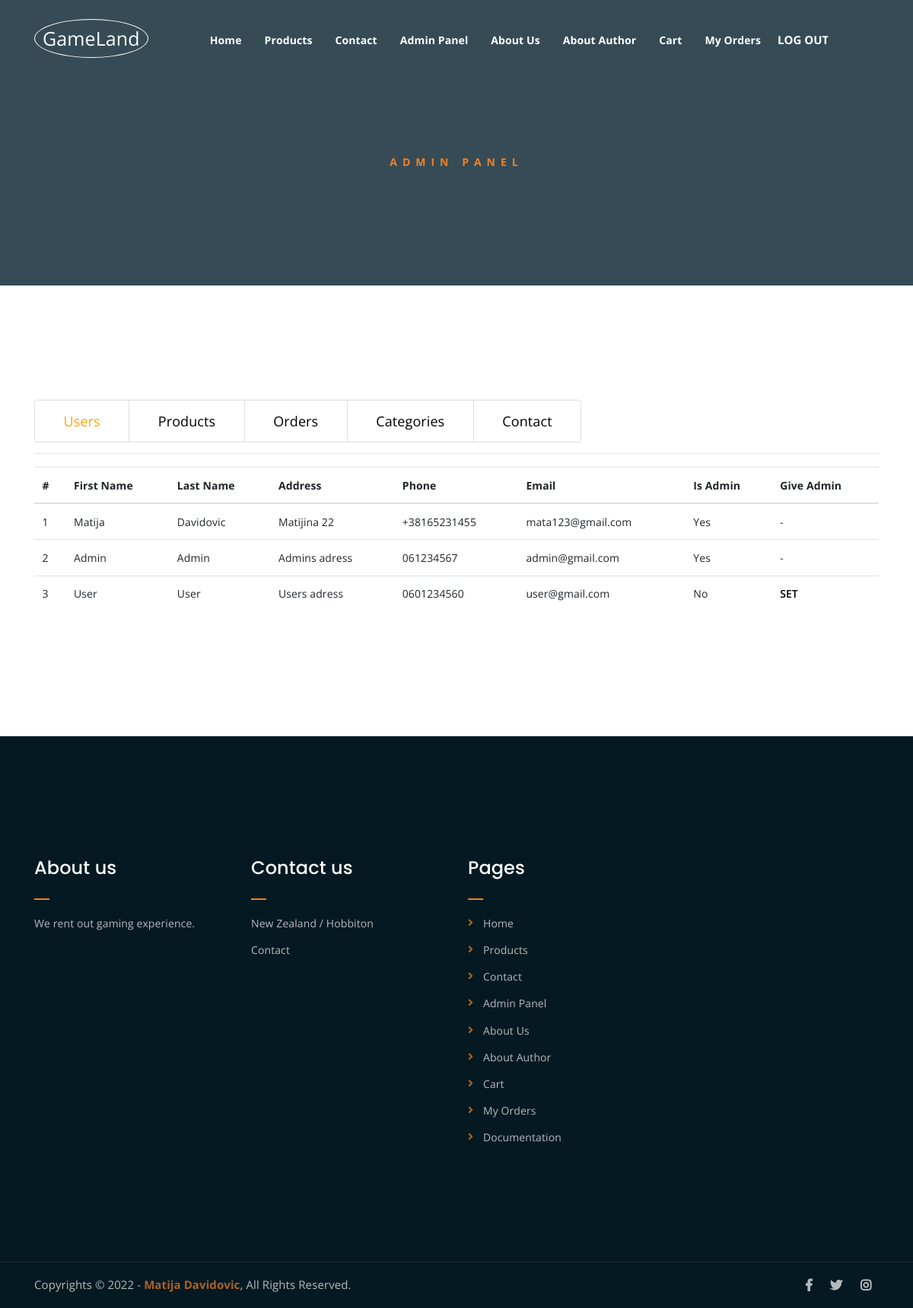
Screenshot of /adminpanel.php?id=1 (signed in) with the database file from the repository.
### tables this page shows
CREATE TABLE `menu` (
  `menu_id` int NOT NULL,
  `name` varchar(255) NOT NULL,
  `href` varchar(255) NOT NULL
);

CREATE TABLE `users` (
  `user_id` int NOT NULL,
  `first_name` varchar(255) NOT NULL,
  `last_name` varchar(255) NOT NULL,
  `email` varchar(255) NOT NULL,
  `password` varchar(255) NOT NULL,
  `address` varchar(255) NOT NULL,
  `phone` varchar(255) NOT NULL,
  `is_admin` tinyint(1) NOT NULL
);

### adminpanel/users.php (the view, shortened to what this page needs)
<table class="table">
    <thead>
        <tr>
            <th>#</th>
            <th>First Name</th>
            <th>Last Name</th>
            <th>Address</th>
            <th>Phone</th>
            <th>Email</th>
            <th>Is Admin</th>
            <th>Give Admin</th>
        </tr>
    </thead>
    <tbody>
        <?php
        global $connection;
        $counter = 1;
        $users = $connection->query("SELECT * FROM users")->fetchAll();
        foreach ($users as $user) {
        ?>
            <tr>
                <td><?php echo $counter ?></td>
                <td><?php echo $user->first_name ?></td>
                <td><?php echo $user->last_name ?></td>
                <td><?php echo $user->address ?></td>
                <td><?php echo $user->phone ?></td>
                <td><?php echo $user->email ?></td>
                <td><?php echo $user->is_admin == 1 ? "Yes" : "No" ?></td>
                <?php
                if ($user->is_admin == 1) {
                    echo "<td>-</td>";
                } else {
                ?>
                    <td><a href="backend/adminpanel/giveAdmin.php?id=<?php echo $user->user_id?>" class="buttonEdit">SET</a></td>
                <?php
                }
                ?>
            </tr>
            <?php
            $counter++;
        }
        ?>
    </tbody>
</table>

### inc/header.php (shortened to what this page needs)
<div class="top-header-area" id="sticker">
		<div class="container">
			<div class="row">
				<div class="col-lg-12 col-sm-12 text-center">
					<div class="main-menu-wrap">
						<div class="site-logo">
							<a href="index.php">
								<span class="logoIcon">GameLand</span>
							</a>
						</div>
						<nav class="main-menu">
							<ul>
								<?php
									global $connection;
									$menu = $connection->query("SELECT * FROM menu")->fetchAll();
									foreach ($menu as $m) {
										if(isset($_SESSION["user"]) AND $_SESSION["user"]->is_admin == 1 AND !in_array($m->href,["login.php","register.php"])){
											echo "<li><a href='$m->href'>$m->name</a></li>";
										}
									}
									if(isset($_SESSION["user"])){
										echo "<li class='ml-2'><form  action='backend/logout.php' method='POST'><input class='buttonFix' type='submit' value='Log out'></form></li>";
									}
								?>
							</ul>
						</nav>
					</div>
				</div>
			</div>
		</div>
	</div>

### inc/footer.php (shortened to what this page needs)
<div class="footer-area">
	<div class="container">
		<div class="row">
			<div class="col-lg-3 col-md-6">
				<div class="footer-box about-widget">
					<h2 class="widget-title">About us</h2>
					<p>We rent out gaming experience.</p>
				</div>
			</div>
			<div class="col-lg-3 col-md-6">
				<div class="footer-box get-in-touch">
					<h2 class="widget-title">Contact us</h2>
					<ul>
						<li>New Zealand / Hobbiton</li>
						<li><a href="contact.php">Contact</a></li>
					</ul>
				</div>
			</div>
			<div class="col-lg-3 col-md-6">
				<div class="footer-box pages">
					<h2 class="widget-title">Pages</h2>
					<ul>
						<?php
						global $connection;
						$menu = $connection->query("SELECT * FROM menu")->fetchAll();
						foreach ($menu as $m) {
							if (isset($_SESSION["user"]) and $_SESSION["user"]->is_admin == 1 and !in_array($m->href, ["login.php", "register.php"])) {
								echo "<li><a href='$m->href'>$m->name</a></li>";
							}
						}
						?>
						<li><a href="Documentation.pdf">Documentation</a></li>
					</ul>
				</div>
			</div>
			<div class="col-lg-3 col-md-6">
			</div>
		</div>
	</div>
</div>
<div class="copyright">
	<div class="container">
		<div class="row">
			<div class="col-lg-6 col-md-12">
				<p>Copyrights &copy; 2022 - <a href="https://www.instagram.com/">Matija Davidovic</a>, All Rights Reserved.</p>
			</div>
			<div class="col-lg-6 text-right col-md-12">
				<div class="social-icons">
					<ul>
						<li><a href="https://www.facebook.com" target="_blank"><i class="fab fa-facebook-f"></i></a></li>
						<li><a href="https://www.twitter.com" target="_blank"><i class="fab fa-twitter"></i></a></li>
						<li><a href="https://www.instagram.com" target="_blank"><i class="fab fa-instagram"></i></a></li>
					</ul>
				</div>
			</div>
		</div>
	</div>
</div>

### assets/css/main.css (style rules this page uses)
html { font-size: 14px; font-weight: 400; line-height: 28px; height: 100%; }
body { font-family: "Open Sans", sans-serif; font-weight: 400; font-size: 1rem; letter-spacing: 0.1px; line-height: 1.8; color: #051922; overflow-x: hidden; }
a { cursor: pointer; text-decoration: none; -webkit-transition: all 0.2s ease-in-out; -o-transition: all 0.2s ease-in-out; transition: all 0.2s ease-in-out; }
h1, .h1, h2, .h2, h3, .h3, h4, .h4, h5, .h5, h6, .h6 { font-family: "Poppins", sans-serif; font-weight: 700; margin: 0 0 1.25rem 0; color: #051922; }
h2, .h2 { font-size: 3rem; font-weight: 700; line-height: 3.25rem; }
p { font-family: "Open Sans", sans-serif; font-weight: 400; font-size: 1rem; letter-spacing: 0.1px; line-height: 1.8; color: #051922; margin: 0 0 1.25rem 0; }
p:last-child { margin: 0; }
.top-header-area { position: absolute; z-index: 999; width: 100%; padding: 25px 0; }
nav.main-menu ul { margin: 0; padding: 0; list-style: none; }
nav.main-menu ul li { display: inline-block; }
nav.main-menu ul li a { color: #fff; font-weight: 700; display: block; padding: 15px; }
nav.main-menu ul > li { position: relative; }
.site-logo { float: left; max-width: 150px; border: 1px solid #fff; padding: 2px 15px 2px 10px !important; border-radius: 80%; }
.main-menu-wrap { position: relative; }
.site-logo { padding: 6px 0; }
nav.main-menu li a { -webkit-transition: 0.3s; -o-transition: 0.3s; transition: 0.3s; }
.top-header-area { -webkit-transition: 0.3s; -o-transition: 0.3s; transition: 0.3s; }
.footer-area { background-color: #051922; color: #fff; padding: 150px 0; }
h2.widget-title { font-size: 24px; font-weight: 500; position: relative; padding-bottom: 20px; color: #fff; }
h2.widget-title:after { position: absolute; left: 0; bottom: 0; width: 20px; height: 2px; background-color: #f28123; content: ""; }
.footer-box p { color: #fff; opacity: 0.7; line-height: 1.8; }
.footer-box ul { margin: 0; padding: 0; list-style: none; }
.footer-box ul li { opacity: 0.7; margin-bottom: 10px; line-height: 1.8; }
.footer-box ul li:last-child { margin-bottom: 0; }
.copyright { background-color: #051922; border-top: 1px solid #232a35; }
.copyright p { margin: 0; color: #fff; opacity: 0.7; padding: 16px 0; font-size: 15px; }
.copyright a { color: #f28123; font-weight: 700; }
.social-icons ul { margin: 0; padding: 0; list-style: none; }
.social-icons ul li { display: inline-block; }
.social-icons ul li a { font-size: 16px; color: #fff; opacity: 0.7; padding: 16px 10px; display: block; }
.footer-box ul li a { color: #fff; }
.footer-box.pages ul li { position: relative; padding-left: 20px; }
.footer-box.pages ul li:before { position: absolute; left: 0; top: 0; content: "\f105"; font-family: "Font Awesome 5 Free"; font-weight: 900; color: #f28123; }
.footer-box.pages ul li a { -webkit-transition: 0.3s; -o-transition: 0.3s; transition: 0.3s; }
.social-icons ul li a { -webkit-transition: 0.3s; -o-transition: 0.3s; transition: 0.3s; }
input[type="submit"] { -webkit-transition: 0.3s; -o-transition: 0.3s; transition: 0.3s; border-radius: 50px !important; }
html, body { height: 100%; }
input[type="submit"] { background-color: #f28123; color: #051922; font-weight: 700; text-transform: uppercase; font-size: 15px; border: none !important; cursor: pointer; padding: 15px 25px; border-radius: 3px; }
thead { border-bottom: 1px solid #eee; }
.logoIcon { text-align: center; font-size: 25px; color: white; border: white 1px; }
.buttonEdit { color: #000 !important; font-weight: 600 !important; }
.buttonFix { margin: 0 !important; padding: 0 !important; font-size: 15px !important; border: 0 !important; background-color: transparent !important; color: white !important; }

### rows the page displays
menu: name "Home"
menu: name "Products"
menu: name "Contact"
menu: name "Admin Panel"
menu: name "About Us"
menu: name "About Author"
menu: name "Cart"
menu: name "My Orders"
users: first_name "Matija", last_name "Davidovic", address "Matijina 22", phone "+38165231455", email "mata123@gmail.com", is_admin "Yes"
users: first_name "Admin", last_name "Admin", address "Admins adress", phone "061234567", email "admin@gmail.com", is_admin "Yes"
users: first_name "User", last_name "User", address "Users adress", phone "0601234560", email "user@gmail.com", is_admin "No"
